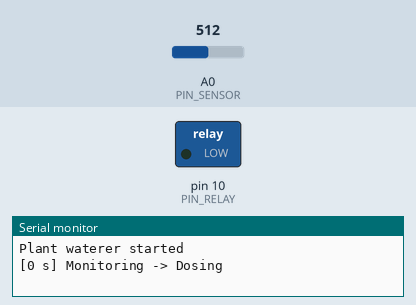
The program below on a simulated Arduino Uno, built with avr-gcc and run on an emulated ATmega328P. Parts: switched loads named in the program (green lamp = pin HIGH), the last lines printed to the serial monitor. The inputs (shaded band) are chosen by the test bench; at power-on: A0 (PIN_SENSOR) = 512.

Above: at 1.2 s.
1.3 s: A0 (PIN_SENSOR) set to 634
2.8 s: A0 (PIN_SENSOR) set to 669
At 3.8 s:
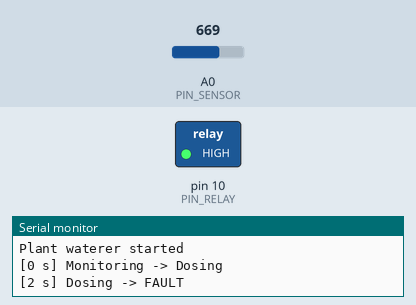
Timing chart, 0 to 5.8 s (numbered marks = the images above; inputs shaded):
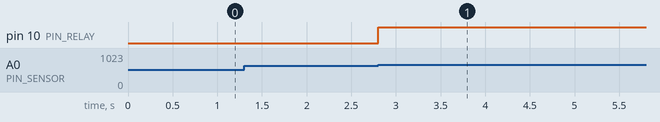

Measured:
- the behaviour switches between 650 and 651 on A0 (PIN_SENSOR) (found by bisection; images 0 and 1)
- after the input at 1.3 s, every drawn part: stays the same
- after the input at 2.8 s, pin 10 (PIN_RELAY): LOW → HIGH after 0.00 s instead of 2.2 s

The program:

main.cpp
```cpp
#include <Arduino.h>

#include "config.h"
#include "moisture.h"
#include "pump.h"
#include "soil_sensor.h"
#include "status_logger.h"
#include "watering_controller.h"

// File-level, so they live for the whole program: loop() must see the same controller
// (and its memory) on every pass. static = only this file can touch them.
static SoilSensor sensor(PIN_SENSOR);
static Pump pump(PIN_RELAY, RELAY_ACTIVE_LOW);
static WateringController controller(ACTIVE_PLANT);
static StatusLogger logger(STATUS_INTERVAL_MS);

static const SensorCalibration calibration = {SENSOR_RAW_DRY, SENSOR_RAW_WET, SENSOR_MARGIN_RAW};

void setup() {
    pump.begin();  // first: relay safely OFF before anything else happens
    logger.begin(SERIAL_BAUD);
}

void loop() {
    const uint32_t nowMs = millis();  // read once, so every step sees the same time
    const uint16_t raw = sensor.readRaw();
    const MoistureReading reading = moistureFromRaw(raw, calibration);

    controller.update(reading, nowMs);
    pump.set(controller.isPumpOn());
    logger.report(controller.state(), reading, raw, nowMs);
}
```

pump.cpp
```cpp
#include "pump.h"

#include <Arduino.h>

Pump::Pump(uint8_t pin, bool activeLow) {
    pin_ = pin;
    activeLow_ = activeLow;
}

void Pump::begin() {
    // OFF level first, then output: in the other order the pin briefly drives LOW,
    // which switches an active-LOW relay ON at every boot.
    set(false);
    pinMode(pin_, OUTPUT);
}

void Pump::set(bool on) {
    // Active-LOW relay: on = LOW. Active-HIGH relay: on = HIGH.
    if ((on && activeLow_) || (!on && !activeLow_)) {
        digitalWrite(pin_, LOW);
    } else {
        digitalWrite(pin_, HIGH);
    }
}
```

pump.h
```cpp
#pragma once

#include <stdint.h>

// Drives the pump's relay. Hides the relay's polarity: callers only ever say on or off.
class Pump {
    public:
    Pump(uint8_t pin, bool activeLow);

    // Call once from setup(). Not in the constructor: global objects are built
    // before the Arduino framework has prepared the chip.
    void begin();
    void set(bool on);

    private:
    uint8_t pin_;
    bool activeLow_;
};
```

soil_sensor.cpp
```cpp
#include "soil_sensor.h"

#include <Arduino.h>

SoilSensor::SoilSensor(uint8_t pin) {
    pin_ = pin;
}

uint16_t SoilSensor::readRaw() const {
    // analogRead returns an int, but the Uno's ADC only produces 0-1023.
    return static_cast<uint16_t>(analogRead(pin_));
}
```

soil_sensor.h
```cpp
#pragma once

#include <stdint.h>

// Reads the capacitive soil moisture sensor's raw value (0-1023) from an analog pin.
class SoilSensor {
    public:
    SoilSensor(uint8_t pin);
    uint16_t readRaw() const;

    private:
    uint8_t pin_;
};
```

status_logger.cpp
```cpp
#include "status_logger.h"

#include <Arduino.h>

using State = WateringController::State;

// F("...") keeps the text in flash (32 KB) instead of copying it into RAM (2 KB) at boot.
static const __FlashStringHelper* stateName(State state) {
    switch (state) {
        case State::Monitoring: return F("Monitoring");
        case State::Dosing:     return F("Dosing");
        case State::Soaking:    return F("Soaking");
        case State::Fault:      return F("FAULT");
    }
    return F("?");
}

static void printTimestamp(uint32_t nowMs) {
    Serial.print('[');
    Serial.print(nowMs / 1000);
    Serial.print(F(" s] "));
}

StatusLogger::StatusLogger(uint32_t statusIntervalMs) {
    statusIntervalMs_ = statusIntervalMs;
    lastStatusMs_ = 0;
    lastState_ = State::Monitoring;  // the controller's starting state
}

void StatusLogger::begin(uint32_t baud) {
    Serial.begin(baud);
    Serial.println(F("Plant waterer started"));
}

void StatusLogger::report(State state, MoistureReading reading, uint16_t raw, uint32_t nowMs) {
    if (state != lastState_) {
        printTimestamp(nowMs);
        Serial.print(stateName(lastState_));
        Serial.print(F(" -> "));
        Serial.println(stateName(state));
        lastState_ = state;
    }

    if (nowMs - lastStatusMs_ >= statusIntervalMs_) {
        printTimestamp(nowMs);
        Serial.print(stateName(state));
        Serial.print(F("  moisture "));
        if (reading.valid) {
            Serial.print(reading.percent);
            Serial.print('%');
        } else {
            Serial.print(F("--"));
        }
        // Raw is printed even when invalid: it's what you read off during calibration.
        Serial.print(F("  raw "));
        Serial.println(raw);
        lastStatusMs_ = nowMs;
    }
}
```

status_logger.h
```cpp
#pragma once

#include <stdint.h>

#include "moisture.h"
#include "watering_controller.h"

// Reports what the system is doing over USB serial: every state change immediately,
// plus a status line (state, moisture, raw value) at a fixed interval.
class StatusLogger {
    public:
    StatusLogger(uint32_t statusIntervalMs);

    // Call once from setup(): opens the serial link.
    void begin(uint32_t baud);

    // Call on every loop pass; decides by itself whether anything is worth printing.
    void report(WateringController::State state, MoistureReading reading, uint16_t raw, uint32_t nowMs);

    private:
    uint32_t statusIntervalMs_;
    uint32_t lastStatusMs_;
    WateringController::State lastState_;
};
```

config.h
```cpp
#pragma once

// Every tunable number of the system, in one place. Only main.cpp includes this file;
// the logic modules get their numbers passed in, so tests can use their own.

#include <Arduino.h>

#include "watering_controller.h"

// --- Wiring (decision #12) ---
constexpr uint8_t PIN_SENSOR = A0;
constexpr uint8_t PIN_RELAY = 10;     // not 13: the bootloader blinks pin 13 at every reset
constexpr bool RELAY_ACTIVE_LOW = true;  // module says "low level trigger"

// --- Sensor calibration (placeholders until Milestone 1; read "raw" off the status line) ---
constexpr uint16_t SENSOR_RAW_DRY = 600;    // sensor in dry soil
constexpr uint16_t SENSOR_RAW_WET = 300;    // sensor in freshly watered soil
constexpr uint16_t SENSOR_MARGIN_RAW = 50;  // further out than this = disconnected/shorted sensor

static_assert(SENSOR_RAW_DRY > SENSOR_RAW_WET,
              "A capacitive sensor reads lower when wetter: dry must be above wet");

// --- Plant presets (decision #15). Rough starting points; tune by watching the plant. ---
// Ordered from the plant that likes it driest to the one that likes it wettest.
constexpr WateringSettings CACTUS = {
    15,      // startBelowPercent
    30,      // stopAtPercent
    3000,    // doseMs
    900000,  // soakMs (15 min: dry, sandy soil drains slowly to the sensor)
    3,       // maxDosesInRow
};

constexpr WateringSettings HERBS = {
    35,      // startBelowPercent
    55,      // stopAtPercent
    5000,    // doseMs
    600000,  // soakMs (10 min)
    3,       // maxDosesInRow
};

constexpr WateringSettings LEMONGRASS = {
    40,      // startBelowPercent: thirsty, but needs well-drained soil
    60,      // stopAtPercent
    5000,    // doseMs
    600000,  // soakMs (10 min)
    3,       // maxDosesInRow
};

constexpr WateringSettings MINT = {
    45,      // startBelowPercent: wilts quickly when the soil dries out
    65,      // stopAtPercent
    5000,    // doseMs
    600000,  // soakMs (10 min)
    3,       // maxDosesInRow
};

constexpr WateringSettings FERN = {
    50,      // startBelowPercent
    70,      // stopAtPercent
    5000,    // doseMs
    600000,  // soakMs (10 min)
    3,       // maxDosesInRow
};

constexpr WateringSettings ACTIVE_PLANT = HERBS;  // <-- pick the plant here

static_assert(ACTIVE_PLANT.startBelowPercent < ACTIVE_PLANT.stopAtPercent,
              "Hysteresis needs a gap: start-below must be lower than stop-at");

// --- Status output over USB (decision #13) ---
constexpr uint32_t SERIAL_BAUD = 115200;  // must match monitor_speed in platformio.ini
constexpr uint32_t STATUS_INTERVAL_MS = 5000;
```
